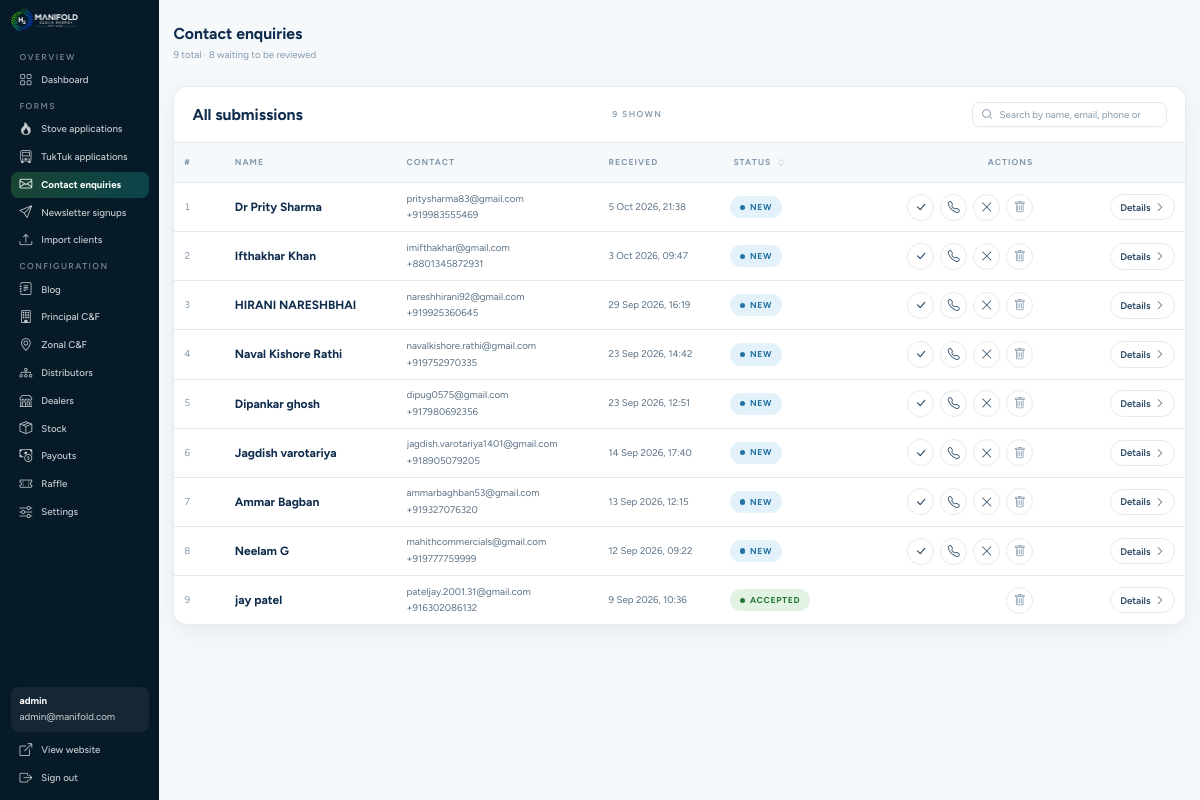
/admin/list?type=contact (signed in), run on the app's committed database.
### tables this page shows
CREATE TABLE `contact_messages` (
  `id` int(10) UNSIGNED NOT NULL,
  `status` enum('new','accepted','contacted','rejected') NOT NULL DEFAULT 'new',
  `name` varchar(160) NOT NULL,
  `company` varchar(160) DEFAULT NULL,
  `email` varchar(190) NOT NULL,
  `phone` varchar(32) NOT NULL,
  `interest` varchar(60) DEFAULT NULL,
  `city` varchar(120) DEFAULT NULL,
  `message` text NOT NULL,
  `consent` tinyint(1) NOT NULL DEFAULT 0,
  `admin_note` text DEFAULT NULL,
  `ip_address` varchar(45) DEFAULT NULL,
  `created_at` datetime NOT NULL DEFAULT current_timestamp(),
  `updated_at` datetime NOT NULL DEFAULT current_timestamp() ON UPDATE current_timestamp()
);

### admin/config.php (called while the page is built, shortened)
<?php
function db(): PDO
{
    static $pdo = null;
    if ($pdo === null) {
        $dsn = sprintf('mysql:host=%s;port=%d;dbname=%s;charset=utf8mb4', DB_HOST, DB_PORT, DB_NAME);
        try {
            $pdo = new PDO($dsn, DB_USER, DB_PASS, [
                PDO::ATTR_ERRMODE            => PDO::ERRMODE_EXCEPTION,
                PDO::ATTR_DEFAULT_FETCH_MODE => PDO::FETCH_ASSOC,
                PDO::ATTR_EMULATE_PREPARES   => false,
                PDO::ATTR_PERSISTENT         => DB_PERSISTENT,
            ]);
            $pdo->exec("SET time_zone = '" . (new DateTime('now'))->format('P') . "'");
        } catch (PDOException $e) {
            http_response_code(500);
            exit('Database connection failed. Check admin/config.php and that schema.sql has been imported.');
        }
    }
    return $pdo;
}

### admin/lib.php (called while the page is built, shortened)
<?php
require_once __DIR__ . '/config.php';
function statuses_for(string $type): array
{
    return type_config($type)['table'] === 'applications' ? APPLICATION_STATUSES : STATUSES;
}
function status_label(string $status, string $audience = 'admin', string $plan = ''): string
{
    $labels = [
        'submitted'        => $audience === 'applicant' ? 'Application received' : 'Waiting for approval',
        'booking_pending'  => $audience === 'applicant' ? 'Booking payment due' : 'Booking payment pending',
        'booking_review'   => $audience === 'applicant'
            ? 'Booking payment submitted — verifying'
            : 'Booking receipt — verify',
        'docs_pending'     => $audience === 'applicant'
            ? 'Finance documents - verifying'
            : 'Finance documents - verify',
        'delivery_pending' => $audience === 'applicant' ? 'Delivery payment due' : 'Delivery payment pending',
        'delivery_review'  => $audience === 'applicant'
            ? 'Delivery payment submitted — verifying'
            : 'Delivery receipt — verify',
        'complete'         => $audience === 'applicant' ? 'Complete' : 'Both payments verified',
        'cancelled'        => $audience === 'applicant' ? 'Cancelled - refund due' : 'Refund requested',
        'refunded'         => $audience === 'applicant' ? 'Refunded' : 'Refunded - order closed',
        'expired'          => $audience === 'applicant' ? 'Application expired' : 'Expired',
        'new'              => 'New',
        'accepted'         => 'Accepted',
        'contacted'        => 'Contacted',
        'rejected'         => 'Rejected',
    ];
    return $labels[$status] ?? ucfirst($status);
}
function status_short(string $status, string $plan = ''): string
{
    $short = [
        'submitted'        => 'to approve',
        'booking_pending'  => 'booking due',
        'booking_review'   => 'booking receipt',
        'docs_pending'     => 'documents',
        'delivery_pending' => 'delivery due',
        'delivery_review'  => 'delivery receipt',
        'complete'         => 'complete',
        'cancelled'        => 'refund requested',
        'refunded'         => 'refunded',
        'expired'          => 'expired',
    ];
    return $short[$status] ?? $status;
}
function submission_types(): array
{
    static $types = null;
    if ($types !== null) {
        return $types;
    }
    return $types = [
        'stove' => [
            'label' => 'Stove applications',
            'icon'  => 'bi-fire',
            'table' => 'applications',
            'entity' => 'application',
            'list'  => 'id, reference_code, full_name, email, mobile_number, product,
                        status, created_at, reminder_count, reminded_at,
                        sale_channel, entered_by_dealer, entered_by_distributor,
                        dealer_id, distributor_id',
        ],
        'tuktuk' => [
            'label' => 'TukTuk applications',
            'icon'  => 'bi-truck-front',
            'table' => 'applications',
            'entity' => 'application',
            'list'  => 'id, reference_code, full_name, email, mobile_number, product,
                        status, created_at, reminder_count, reminded_at,
                        sale_channel, entered_by_dealer, entered_by_distributor,
                        dealer_id, distributor_id',
        ],
        'contact' => [
            'label' => 'Contact enquiries',
            'icon'  => 'bi-envelope',
            'table' => 'contact_messages',
            'entity' => 'contact',
            'list'  => 'id, name, email, phone, status, created_at',
        ],
        'newsletter' => [
            'label' => 'Newsletter signups',
            'icon'  => 'bi-send',
            'table' => 'newsletter_subscribers',
            'entity' => 'newsletter',
            'list'  => 'id, email, status, created_at',
        ],
    ];
}
function type_config(string $type): array
{
    $types = submission_types();
    return $types[$type];
}
function e(?string $value): string
{
    return htmlspecialchars((string) $value, ENT_QUOTES | ENT_SUBSTITUTE, 'UTF-8');
}
function admin_flash_take(): array
{
    $flash = $_SESSION['admin_flash'] ?? [];
    return is_array($flash) ? $flash : [];
}
function status_counts(string $type): array
{
    $config   = type_config($type);
    $statuses = statuses_for($type);
    $counts   = array_fill_keys($statuses, 0);
    if ($config['table'] === 'applications') {
        static $byProduct = null;
        if ($byProduct === null) {
            $byProduct = [];
            foreach (db()->query(
                'SELECT product, status, COUNT(*) AS n FROM applications GROUP BY product, status'
            )->fetchAll() as $row) {
                $byProduct[$row['product']][$row['status']] = (int) $row['n'];
            }
        }
        foreach ($byProduct[$type] ?? [] as $status => $n) {
            $counts[$status] = $n;
        }
    } else {
        $stmt = db()->query('SELECT status, COUNT(*) AS n FROM ' . $config['table'] . ' GROUP BY status');
        foreach ($stmt->fetchAll() as $row) {
            $counts[$row['status']] = (int) $row['n'];
        }
    }
    $counts['total'] = array_sum(array_intersect_key($counts, array_flip($statuses)));
    return $counts;
}
function record_title(string $type, array $row): string
{
    return $row['full_name'] ?? $row['name'] ?? $row['title'] ?? ('#' . $row['id']);
}
function format_datetime(?string $value): string
{
    return date('j M Y, H:i', strtotime($value));
}
function email_mailto(string $type, array $row): string
{
    $href = 'mailto:' . rawurlencode((string) $row['email']);
    if ($type === 'contact') {
        $href .= '?subject=' . rawurlencode('Re: Your enquiry to Manifold Clean Energy (ENQ-' . (int) $row['id'] . ')')
            . '&body=' . rawurlencode('Hello ' . (string) ($row['name'] ?? '') . ",
");
    }
    return $href;
}

### admin/list.php (the view, shortened to what this page needs)
<?php
require_once __DIR__ . '/lib.php';
$type   = (string) ($_GET['type'] ?? 'stove');
$config = type_config($type);
$status = (string) ($_GET['status'] ?? '');
$q = trim((string) ($_GET['q'] ?? ''));
$where  = [];
$params = [];
$clause = $where ? ' WHERE ' . implode(' AND ', $where) : '';
$countStmt = db()->prepare('SELECT COUNT(*) FROM ' . $config['table'] . $clause);
$countStmt->execute($params);
$total = (int) $countStmt->fetchColumn();
$pages = max(1, (int) ceil($total / LIST_PER_PAGE));
$page   = max(1, min((int) ($_GET['page'] ?? 1), $pages));
$offset = ($page - 1) * LIST_PER_PAGE;
$stmt = db()->prepare(
    'SELECT ' . ($config['list'] ?? '*') . ' FROM ' . $config['table'] . $clause
    . ' ORDER BY created_at DESC LIMIT ' . LIST_PER_PAGE . ' OFFSET ' . $offset
);
$stmt->execute($params);
$rows = $stmt->fetchAll();
$counts    = status_counts($type);
$flash     = admin_flash_take();
$savedId   = (int) ($flash['saved'] ?? 0);
$listUrl   = 'list?type=' . urlencode($type)
    . ($status !== '' ? '&status=' . urlencode($status) : '')
    . ($q !== '' ? '&q=' . urlencode($q) : '');
$returnUrl = $listUrl . ($page > 1 ? '&page=' . $page : '');
$statusKeys = array_merge([''], statuses_for($type));
$statusNext = $statusKeys[(array_search($status, $statusKeys, true) + 1) % count($statusKeys)];
$stepUrl = static function (string $toType, string $toStatus) use ($q): string {
    return 'list?type=' . urlencode($toType)
        . ($toStatus === '' ? '' : '&status=' . urlencode($toStatus))
        . ($q === '' ? '' : '&q=' . urlencode($q));
};
require __DIR__ . '/partials/layout-top.php';
?>
<div data-live-list>
<div class="panel">
  <div class="panel__head">
    <h2><?= $status === '' ? 'All submissions' : e(status_label($status)) ?></h2>
    <?php if ($type !== 'stove' && $type !== 'tuktuk'): ?>
      <span class="eyebrow">
        <?php if ($total === 0): ?>
          none
        <?php elseif ($pages > 1): ?>
          <?= $offset + 1 ?>–<?= $offset + count($rows) ?> of <?= (int) $total ?> · page <?= $page ?> of <?= $pages ?>
        <?php else: ?>
          <?= (int) $total ?> shown
        <?php endif; ?>
      </span>
    <?php endif; ?>
    <div class="panel__head-tools">
      <form method="get" action="list" class="admin-search-box" data-live-form>
        <input type="search" name="q" class="admin-search-input" value="<?= e($q) ?>" placeholder="Search by name, email, phone or code...">
      </form>
    </div>
  </div>
    <div class="table-wrap">
      <table class="table--fixed">
        <?php
          $hasSource = $type !== 'newsletter' && $type !== 'contact';
          $columnWidths = $type === 'newsletter'
              ? [5,   33,              18,     12,      18,      14]
              : ($hasSource
                  ? [5,  15,   17,      11,     11,       13,     17,      11]
                  : [5,  17,   20,      12,       12,     20,      14]);
        ?>
        <colgroup>
          <?php foreach ($columnWidths as $width): ?>
            <col style="width:<?= $width ?>%">
          <?php endforeach; ?>
        </colgroup>
        <thead>
          <tr>
            <th>#</th>
            <th><?= $type === 'newsletter' ? 'Email' : 'Name' ?></th>
            <?php if ($type !== 'newsletter'): ?>
              <th>Contact</th>
            <?php endif; ?>
            <th>Received</th>
            <th class="th-filter-cell">
              <a class="th-filter<?= $status === '' ? '' : ' is-filtered' ?>"
                 href="<?= e($stepUrl($type, $statusNext)) ?>"
                 title="Click to filter by status — next: <?= e($statusNext === ''
                     ? 'all ' . $counts['total'] : status_label($statusNext) . ' ' . $counts[$statusNext]) ?>">
                <span class="th-filter__label">
                  <?= $status === '' ? 'Status' : e(status_label($status)) ?>
                </span>
                <i class="bi bi-chevron-expand" aria-hidden="true"></i>
              </a>
            </th>
            <th class="th-actions">Actions</th>
            <th></th>
          </tr>
        </thead>
        <tbody>
          <?php $seq = $offset; ?>
          <?php foreach ($rows as $row): ?>
            <?php $rowId = (int) $row['id']; $seq++; ?>
            <tr id="row-<?= $rowId ?>" class="<?= $savedId === $rowId ? 'is-flagged' : '' ?>">
              <td class="td-seq"><?= $seq ?></td>
              <?php $rowTitle = record_title($type, $row); ?>
              <td><strong title="<?= e($rowTitle) ?>"><?= e($rowTitle) ?></strong></td>
              <?php if ($type !== 'newsletter'): ?>
                <td>
                  <a href="<?= e(email_mailto($type, $row)) ?>"><?= e($row['email']) ?></a>
                  <?php $phone = $row['mobile_number'] ?? $row['phone'] ?? ''; ?>
                  <?php if ($phone !== ''): ?>
                    <a href="tel:<?= e(preg_replace('/\s+/', '', $phone)) ?>"><?= e($phone) ?></a>
                  <?php endif; ?>
                </td>
              <?php endif; ?>
              <td class="td-when"><?= e(format_datetime($row['created_at'])) ?></td>
              <td><span class="pill pill--<?= e($row['status']) ?>"><?= e(status_short($row['status'])) ?></span></td>
              <td>
                <?php $rowType = $type; require __DIR__ . '/partials/row-actions.php'; ?>
              </td>
              <td class="td-actions">
                <button type="button" class="row-toggle" data-drawer="detail-<?= e($type) ?>-<?= $rowId ?>"
                        data-drawer-url="drawer.php?type=<?= e($type) ?>&amp;id=<?= $rowId ?>&amp;return=<?= e(rawurlencode($returnUrl)) ?>"
                        data-title="<?= e(record_title($type, $row)) ?>"
                        data-code="<?= e((string) ($row['reference_code'] ?? '')) ?>"
                        data-meta="<?= e($config['label']) ?> · received <?= e(format_datetime($row['created_at'])) ?>"
                        data-status="<?= e($row['status']) ?>"
                        data-status-label="<?= e(status_short($row['status'])) ?>">
                  Details <i class="bi bi-chevron-right" aria-hidden="true"></i>
                </button>
              </td>
            </tr>
          <?php endforeach; ?>
        </tbody>
      </table>
    </div>
</div>
</div><?php  ?>
<?php require __DIR__ . '/partials/layout-bottom.php'; ?>

### admin/partials/row-actions.php (shortened to what this page needs)
<?php
$isApplication = type_config($rowType)['table'] === 'applications';
$isSettled = !$isApplication && in_array($row['status'], ['accepted', 'rejected'], true);
$actions = ($isApplication || $isSettled) ? [] : [
    'accepted'  => ['icon' => 'bi-check-lg',  'label' => 'Accept',  'class' => 'is-accept'],
    'contacted' => ['icon' => 'bi-telephone', 'label' => 'Contact', 'class' => 'is-contact'],
    'rejected'  => ['icon' => 'bi-x-lg',      'label' => 'Reject',  'class' => 'is-reject'],
];
?>
<div class="row-actions">
  <?php foreach ($actions as $status => $action): ?>
    <form method="post" action="status.php">
      <button type="submit" class="icon-btn <?= e($action['class']) ?>"
              title="<?= e($action['label']) ?>">
        <i class="bi <?= e($action['icon']) ?>" aria-hidden="true"></i>
      </button>
    </form>
  <?php endforeach; ?>
  <form method="post" action="delete.php" data-confirm="Delete submission #<?= (int) $row['id'] ?> permanently? This cannot be undone.">
    <button type="submit" class="icon-btn is-delete" title="Delete">
      <i class="bi bi-trash" aria-hidden="true"></i>
    </button>
  </form>
</div>

### data on the page
contact_messages: name "Dr Prity Sharma", email "pritysharma83@gmail.com", phone "+919983555469", created_at "5 Oct 2026, 21:38", status "NEW"
contact_messages: name "Ifthakhar Khan", email "imifthakhar@gmail.com", phone "+8801345872931", created_at "3 Oct 2026, 09:47", status "NEW"
contact_messages: name "HIRANI NARESHBHAI", email "nareshhirani92@gmail.com", phone "+919925360645", created_at "29 Sep 2026, 16:19", status "NEW"
contact_messages: name "Naval Kishore Rathi", email "navalkishore.rathi@gmail.com", phone "+919752970335", created_at "23 Sep 2026, 14:42", status "NEW"
contact_messages: name "Dipankar ghosh", email "dipug0575@gmail.com", phone "+917980692356", created_at "23 Sep 2026, 12:51", status "NEW"
contact_messages: name "Jagdish varotariya", email "jagdish.varotariya1401@gmail.com", phone "+918905079205", created_at "14 Sep 2026, 17:40", status "NEW"
contact_messages: name "Ammar Bagban", email "ammarbaghban53@gmail.com", phone "+919327076320", created_at "13 Sep 2026, 12:15", status "NEW"
contact_messages: name "Neelam G", email "mahithcommercials@gmail.com", phone "+919777759999", created_at "12 Sep 2026, 09:22", status "NEW"
contact_messages: name "jay patel", email "pateljay.2001.31@gmail.com", phone "+916302086132", created_at "9 Sep 2026, 10:36", status "ACCEPTED"

### other printed values
$sidebarConfig['label'] "Stove applications"
$sidebarConfig['label'] "TukTuk applications"
$sidebarConfig['label'] "Contact enquiries"
$sidebarConfig['label'] "Newsletter signups"
$user['name'] "admin"
$user['email'] "admin@manifold.com"
$pageTitle "Contact enquiries"
$pageLead "9 total · 8 waiting to be reviewed"
$total "9"
